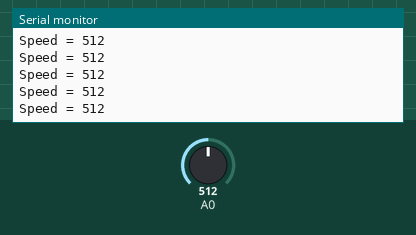
A sketch run on a simulated Arduino Uno, built with avr-gcc and run on an emulated ATmega328P. On the bench: the last lines printed to the serial monitor. Inputs (shaded band) come from the test bench; at power-on: A0 = 512.

Above: at 1.2 s.
1.3 s: A0 set to 716
At 1.31 s:
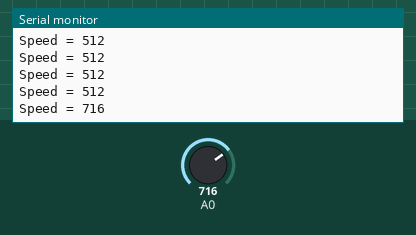
2.8 s: A0 set to 900
At 2.82 s:
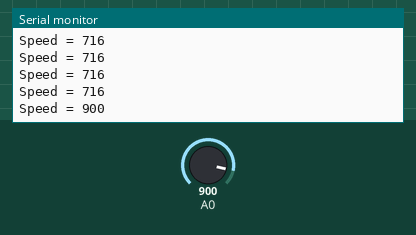
Timing chart, 0 to 5.8 s (numbered marks = the images above; inputs shaded):
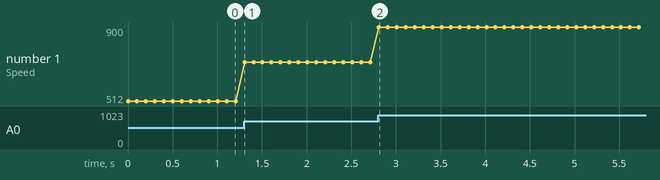

Measured:
- after the input at 1.3 s, the serial monitor: prints a new line at once (image 1)
- after the input at 2.8 s, the serial monitor: prints a new line at once (image 2)
- plotted number 1: 512 → 716 after the input at 1.3 s, 716 → 900 after the input at 2.8 s

The sketch:

Comm_2Arduino.ino
```cpp
#define Sender

#ifdef Sender
#define cntSpeed		A0

void setup() {
  Serial.begin(9600);
}

void loop(){
  int val = analogRead(A0);

  Serial.print("Speed = ");
  Serial.println(val);
  //Serial.write(val);
  //Serial.println("");

  delay(100);
}

#else
void setup() {
  Serial.begin(9600);
}

void loop(){
	if( Serial.available()> 0) {
		char a = Serial.read();// read the incoming data as string
		Serial.print(a);
	}
}
#endif
```
